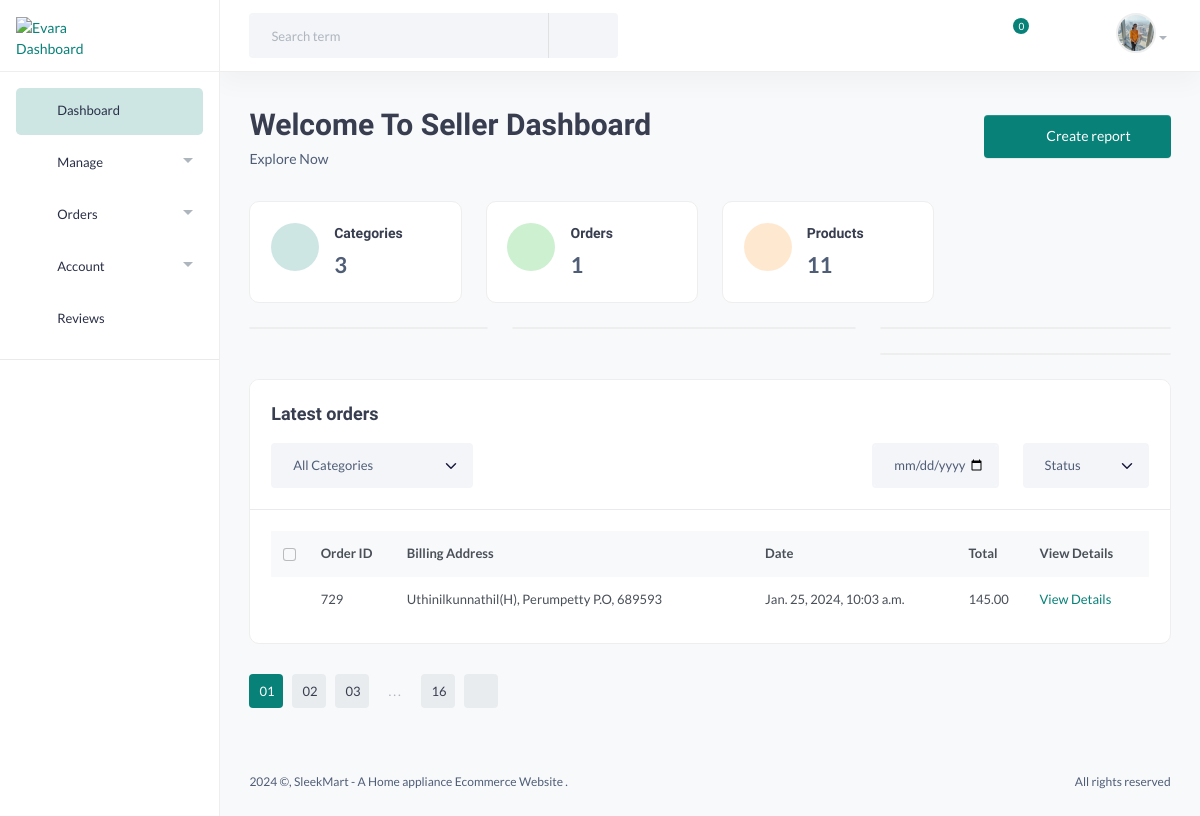
Before: /sellerindex (signed in) with the older database file.
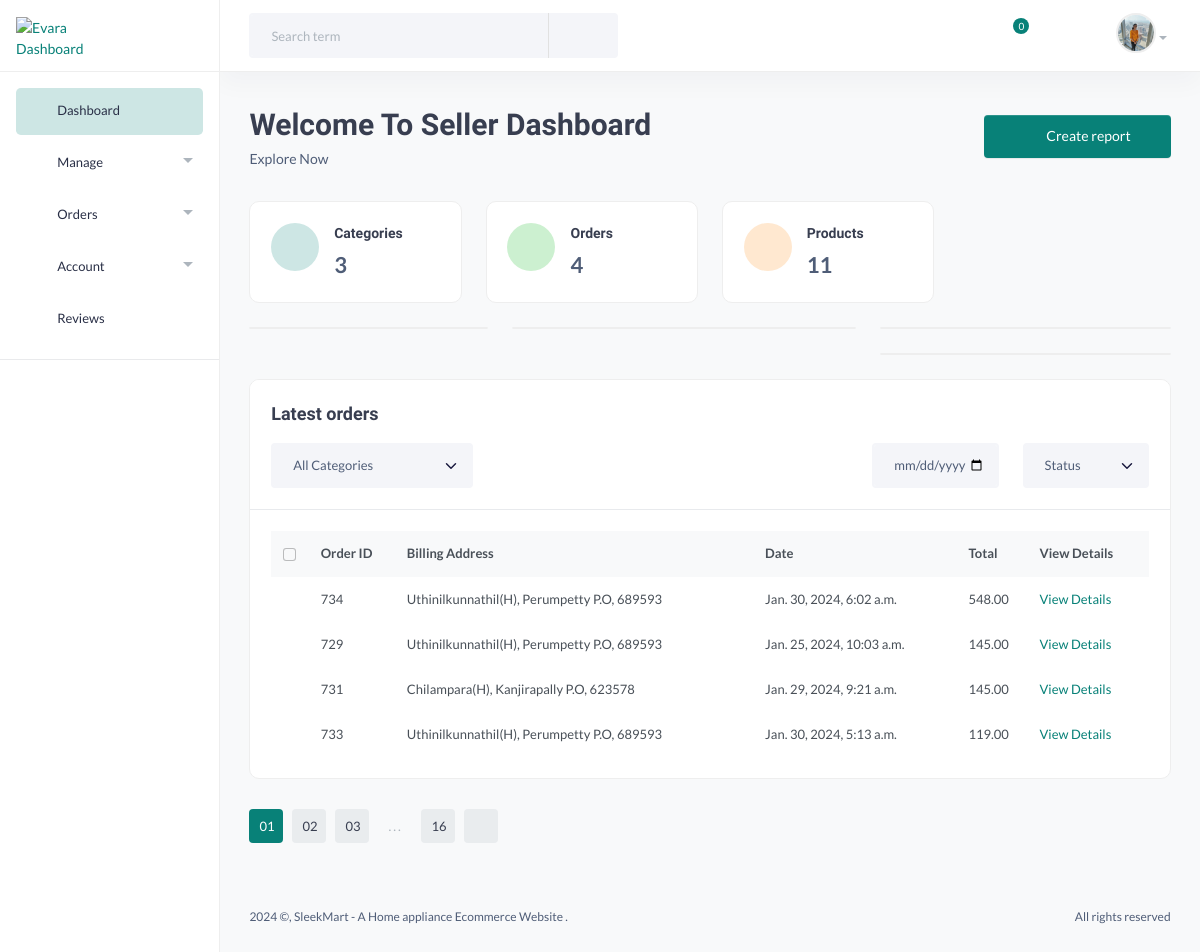
After: the same page with the newer database file.
### dashboard/models.py (models this page shows, shortened)
class OrderItem(models.Model):
    order = models.ForeignKey(Order, on_delete=models.CASCADE, default=1)
    delivery_agent = models.ForeignKey(DeliveryAgent, blank=True, null=True, on_delete=models.SET_NULL)
    product = models.ForeignKey(Product, on_delete=models.CASCADE, default=1)
    seller = models.ForeignKey(Seller, on_delete=models.CASCADE, default=1)  # Assuming the seller is also a User
    quantity = models.PositiveIntegerField()
    price = models.DecimalField(max_digits=10, decimal_places=2, default=1)
    total_price = models.DecimalField(max_digits=10, decimal_places=2, default=1)

class Order(models.Model):
    class PaymentStatusChoices(models.TextChoices):
        PENDING = 'pending', 'Pending'
        SUCCESSFUL = 'successful', 'Successful'
        FAILED = 'failed', 'Failed'
    class DeliveryStatusChoices(models.TextChoices):
        PENDING = 'pending', 'Pending'
        IN_TRANSIT = 'in_transit', 'In Transit'
        DELIVERED = 'delivered', 'Delivered'
    delivery_status = models.CharField(
        max_length=20,
        choices=DeliveryStatusChoices.choices,
        default=DeliveryStatusChoices.PENDING,
    )
    user = models.ForeignKey(CustomUser, on_delete=models.CASCADE, default=1)
    products = models.ManyToManyField(Product)
    total_price = models.DecimalField(max_digits=10, decimal_places=2, default=1)
    order_date = models.DateTimeField(auto_now_add=True)
    razorpay_order_id = models.CharField(max_length=255, default=1)
    qr_code = models.ImageField(upload_to='qr_codes/', blank=True, null=True)
    payment_status = models.CharField(max_length=20, choices=PaymentStatusChoices.choices, default=PaymentStatusChoices.PENDING)

class CustomUser(AbstractBaseUser, PermissionsMixin):
    USER_ROLES = (
        ('customer', 'Customer'),
        ('seller', 'Seller'),
        ('admin', 'Admin'),
        ('delivery_agent', 'Delivery Agent'),
    )
    email = models.EmailField(unique=True)
    name = models.CharField(max_length=100,null=True, blank=True)
    mobile = models.CharField(max_length=15, blank=True, null=True)
    profile_pic = models.ImageField(upload_to='profile_pics/', blank=True, null=True)
    address = models.TextField(blank=True, null=True)
    is_active = models.BooleanField(default=True)
    is_staff = models.BooleanField(default=False)
    date_joined = models.DateTimeField(default=timezone.now)
    role = models.CharField(max_length=15, choices=USER_ROLES, blank=True, null=True,default='customer')
    objects = CustomUserManager()
    USERNAME_FIELD = 'email'
    REQUIRED_FIELDS = ['name']

### dashboard/views.py (the view, shortened to what this page needs)
# urls.py: path('sellerindex',  views.sellerindex, name='sellerindex'),
@login_required
def sellerindex(request):
    categories = Category.objects.filter(status=False)
    category_count = categories.count()
    seller = Seller.objects.get(user=request.user)
    orders = Order.objects.all()
    order_count = Order.objects.filter(orderitem__seller=seller, payment_status=Order.PaymentStatusChoices.SUCCESSFUL).count()
    print(seller)
    product_count = Product.objects.filter(seller=seller, status=False).count()
    user = request.user
    notifications = Notification.objects.filter(recipient=user)
    unread_notifications_count = request.user.notification_set.filter(is_read=False).count()
    confirmed_orders = OrderItem.objects.filter(
        product__seller=seller,
        order__payment_status=Order.PaymentStatusChoices.SUCCESSFUL
    ).distinct
    print(confirmed_orders)
    context = {'unread_notifications_count': unread_notifications_count, 'notifications': notifications, 'category_count': category_count, 'product_count': product_count,'confirmed_orders': confirmed_orders,'order_count':order_count,'orders':orders}
    return render(request, 'Seller/sellerindex.html', context)

### dashboard/models.py (called while the page is built)
    def __str__(self):
        return self.business_name

### templates/Seller/sellerindex.html (shortened to what the changed rows need)
{% load static %}
<!DOCTYPE HTML>
<html lang="en">
<head>
    <link href="{% static 'assets/css/main.css' %}" rel="stylesheet" type="text/css" />
</head>
<body>
    <main class="main-wrap">
        <section class="content-main">
            <div class="content-header">
                <div>
                    <h2 class="content-title card-title">Welcome To Seller Dashboard </h2>
                </div>
            </div>
            <div class="row">
                <div class="col-lg-3">
                    <div class="card card-body mb-4">
                        <article class="icontext">
                            <div class="text">
                                <h6 class="mb-1 card-title">Orders</h6>
                                <span>
                                    {{ order_count }}
                                </span>
                            </div>
                        </article>
                    </div>
                </div>
            </div>
            <div class="card mb-4">
                <div class="card-body">
                    <div class="table-responsive">
                        <div class="table-responsive">
                            <table class="table align-middle table-nowrap mb-0">
                                <thead class="table-light">
                                    <tr>
                                        <th scope="col" class="text-center">
                                            <div class="form-check align-middle">
                                                <input class="form-check-input" type="checkbox" id="transactionCheck01">
                                            </div>
                                        </th>
                                        <th class="align-middle" scope="col">Order ID</th>
                                        <th class="align-middle" scope="col">Billing Address</th>
                                        <th class="align-middle" scope="col">Date</th>
                                        <th class="align-middle" scope="col">Total</th>
                                        <th class="align-middle" scope="col">View Details</th>
                                    </tr>
                                </thead>
                                {% for order in confirmed_orders %}
                                <tr>
                                    <td></td>
                                    <td class="align-middle">{{ order.id }}</td>
                                    <td class="align-middle">{{ order.order.user.address }}</td>
                                    <td class="align-middle">{{ order.order.order_date }}</td>
                                    <td class="align-middle">{{ order.total_price }}</td>
                                    <td class="align-middle">
                                        <a href="{% url 'order_itemdetails' order.order.id %}">View Details</a>
                                    </td>
                                </tr>
                            {% endfor %}
                            </table>
                        </div>
                    </div>
                </div>
            </div>
        </section>
    </main>
</body>
</html>

Changed rows visible on the page:
added OrderItem: id "734", order.user.address "Uthinilkunnathil(H), Perumpetty P.O, 689593", order.order_date "Jan. 30, 2024, 6:02 a.m.", total_price "548.00"
added OrderItem: id "731", order.user.address "Chilampara(H), Kanjirapally P.O, 623578", order.order_date "Jan. 29, 2024, 9:21 a.m.", total_price "145.00"
added OrderItem: id "733", order.user.address "Uthinilkunnathil(H), Perumpetty P.O, 689593", order.order_date "Jan. 30, 2024, 5:13 a.m.", total_price "119.00"
Other visible differences:
{{ order_count }}: "1" → "4"
